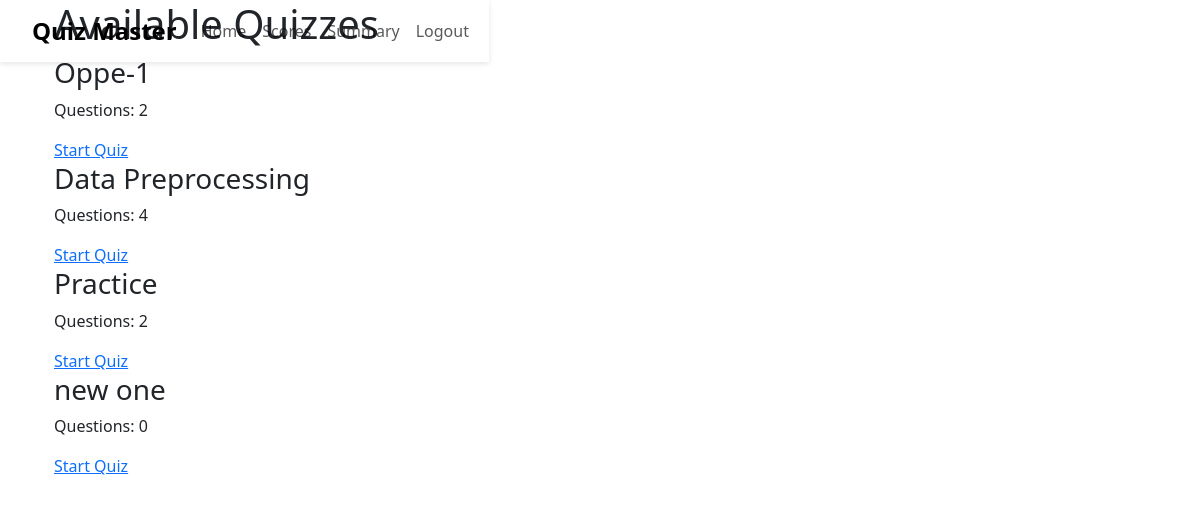
Screenshot of /quizzes (signed in) with the database file from the repository.
### models/models.py (models this page shows)
class Quiz(db.Model):
    __tablename__ = "quizzes"
    id = db.Column(db.Integer, primary_key=True)
    title = db.Column(db.String(50), nullable=False)
    date = db.Column(db.String(50), nullable=False)
    duration = db.Column(db.Integer, nullable=False)
    chapter_id = db.Column(db.Integer, db.ForeignKey('chapters.id'), nullable=False)
    quiz_to_question = db.relationship(
        'Question',
        backref='quiz',
        lazy=True,
        cascade="all, delete-orphan"
    )

### controllers/routes.py (the view)
    @app.route('/quizzes')
    @required_auth
    def user_quizzes():
        quizzes = Quiz.query.all()
        for quiz in quizzes:
            quiz.question_count = Question.query.filter_by(quiz_id=quiz.id).count()
        return render_template(
            'quiz_list.html',
            quizzes=quizzes,
            user=User.query.get(session['user_id'])
        )

### controllers/routes.py (called while the page is built)
def required_auth(func):
   @wraps(func)
   def inner(*args, **kwargs):
      if 'user_id' not in session:
       return redirect(url_for('Login'))
      return func(*args, **kwargs)
   return inner

### templates/quiz_list.html (shortened to what this page needs)
{% extends "Layout.html" %}
{% block content %}
<div class="container">
  <h1>Available Quizzes</h1>
  <div class="quiz-grid">
    {% for quiz in quizzes %}
    <div class="quiz-card">
      <h3>{{ quiz.title }}</h3>
      <p>Questions: {{ quiz.question_count }}</p>
      <a href="{{ url_for('start_quiz', quiz_id=quiz.id) }}" class="btn-start">
        Start Quiz
      </a>
    </div>
    {% else %}
    <p class="empty">No quizzes available.</p>
    {% endfor %}
  </div>
</div>
{% endblock %}

### templates/Layout.html (style rules this page uses)
body { margin: 0; padding: 0; }

### rows the page displays
Quiz: title "Oppe-1", question_count "2"
Quiz: title "Data Preprocessing", question_count "4"
Quiz: title "Practice", question_count "2"
Quiz: title "new one", question_count "0"
